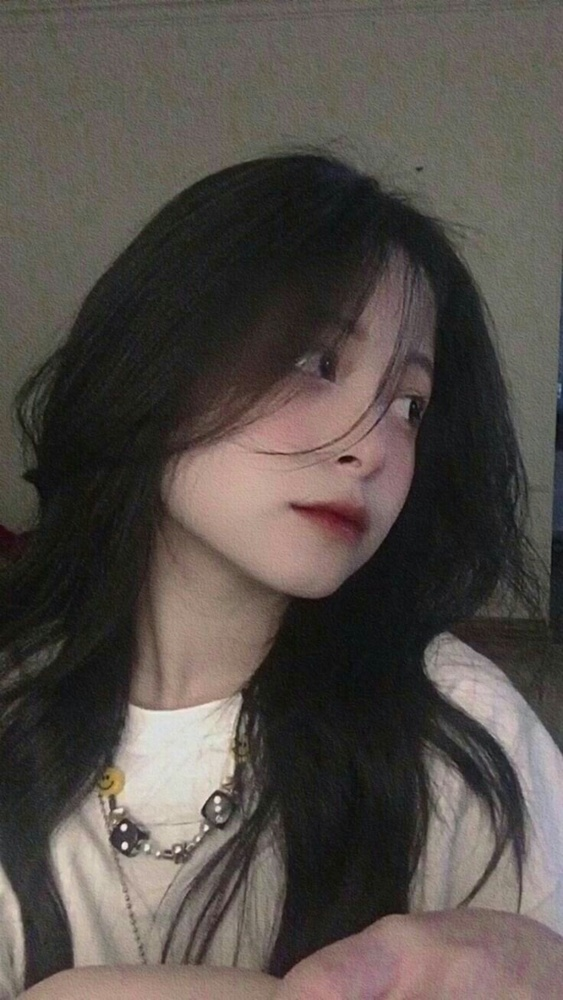
#> input picture CPV-github/images/Save = Follow Amyio.jpg, 563 x 1000 px, shrunk from 736 x 1308 before the run, found by its file name
$ python Lab02.py
#> lines starting #> are read from the running program, lines starting #| are printed output that depends on the picture; after the words box and inside, x2 and y2 are one past the last pixel; in counts of white or black regions, pixels touching at a corner belong together
'''
Function 1: color balance, to perform this function, the user needs to enter the necessary parameters to perform color balance. (can use the slider to represent it visually)
Function 2: Show histogram and enter the necessary information to perform histogram equalization.
Function 3: implement the median filter to remove noise in the image(salt and pepper noise)
Function 4: implement the Mean filter to remove noise in image (salt and pepper noise)
Function 5. implement Fourier transform to create high frequent noise in imgpath and use low pass filter (LPF) to remove noise.
'''

import cv2 as cv
import matplotlib.pyplot as plt
import numpy as np
from skimage.util import random_noise
from scipy import signal
from scipy.fft import fft2, ifft2

img_path = '../CPVFPT_git/CPV-github/images/Save = Follow Amyio.jpg'
img = cv.imread(img_path)
#> img is the input picture: shape (1000, 563, 3); mean B, G, R 74.4, 79.3, 86.1
#> the answer given: 1


# Function 1: color balance, to perform this function, the user needs to enter the necessary parameters to perform color balance. (can use the slider to represent it visually)
def nothing(x):
    pass  # --- window to have all the controls


def color_balance(img):
    name = "Controlers"
    img_hsv = cv.cvtColor(img, cv.COLOR_BGR2HSV)
#> img_hsv: shape (1000, 563, 3); mean H, S, V 40.9, 38.6, 86.9
    h, s, l = cv.split(img_hsv)
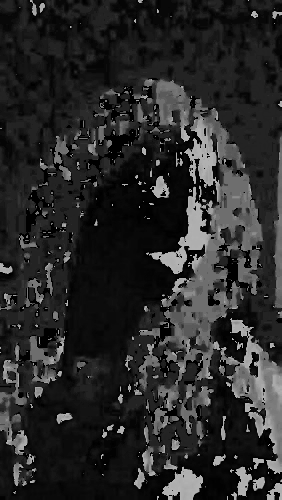
#> h: shape (1000, 563) (shown at 1/2 size); min 0, max 179, mean 40.9
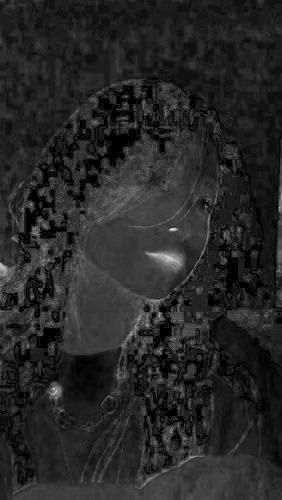
#> s: shape (1000, 563) (shown at 1/2 size); min 0, max 255, mean 38.6
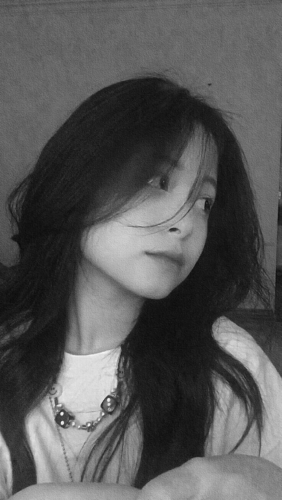
#> l: shape (1000, 563) (shown at 1/2 size); min 4, max 252, mean 86.9
    cv.namedWindow(name)
    cv.createTrackbar("H", name, 0, 255, nothing)
#> slider 'H' is set to 85
    # warning: overflow saturation at 255
    cv.createTrackbar("S", name, 0, 255, nothing)
#> slider 'S' is set to 85
    cv.createTrackbar("L", name, 0, 255, nothing)
#> slider 'L' is set to 51
    out = img.copy()

    while True:
        h = cv.getTrackbarPos("H", name)
        s = cv.getTrackbarPos("S", name)
        l = cv.getTrackbarPos("L", name)

        if h > 0:
            lim = 255 - h
            out[:, :, 0][img_hsv[:, :, 0] > lim] = 255
#> out: shape (1000, 563, 3); 3.67% of pixels changed, all inside (x1, y1, x2, y2) = (0, 0, 563, 1000)
            out[:, :, 0][img_hsv[:, :, 0] <= lim] = (h + img_hsv[:, :, 0][img_hsv[:, :, 0] <= lim]).astype(
                img_hsv.dtype)
        else:
            lim = 0 - h
            out[:, :, 0][img_hsv[:, :, 0] < lim] = 0
            out[:, :, 0][img_hsv[:, :, 0] >= lim] = (h + img_hsv[:, :, 0][img_hsv[:, :, 0] >= lim]).astype(
                img_hsv.dtype)

        if s > 0:
            lim = 255 - s
            out[:, :, 1][img_hsv[:, :, 1] > lim] = 255
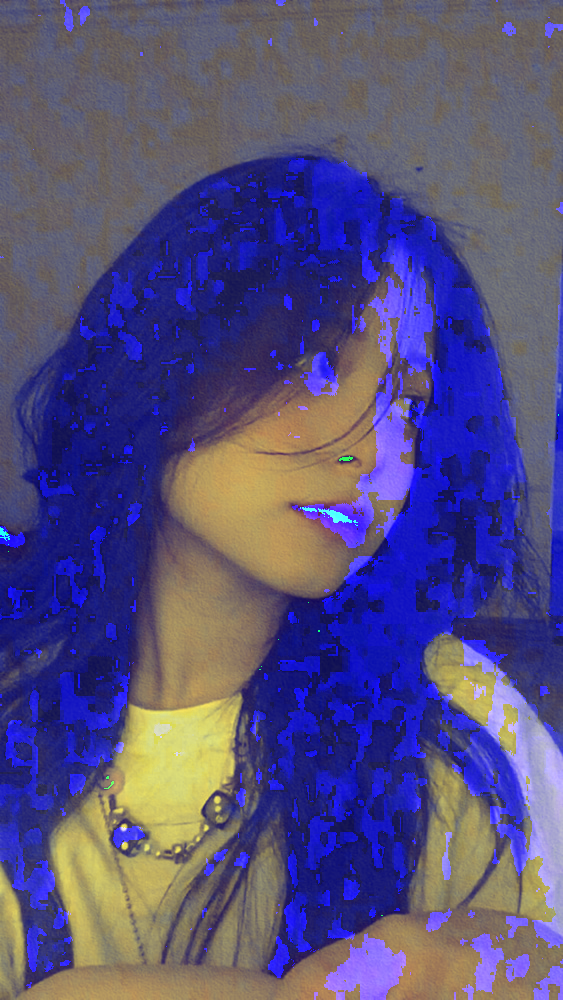
#> out: shape (1000, 563, 3); mean B, G, R 125.6, 79.5, 86.1
            out[:, :, 1][img_hsv[:, :, 1] <= lim] = (s + img_hsv[:, :, 1][img_hsv[:, :, 1] <= lim]).astype(
                img_hsv.dtype)
        else:
            lim = 0 - s
            out[:, :, 1][img_hsv[:, :, 1] < lim] = 0
            out[:, :, 1][img_hsv[:, :, 1] >= lim] = (s + img_hsv[:, :, 1][img_hsv[:, :, 1] >= lim]).astype(
                img_hsv.dtype)

        if l > 0:
            lim = 255 - l
            out[:, :, 2][img_hsv[:, :, 2] > lim] = 255
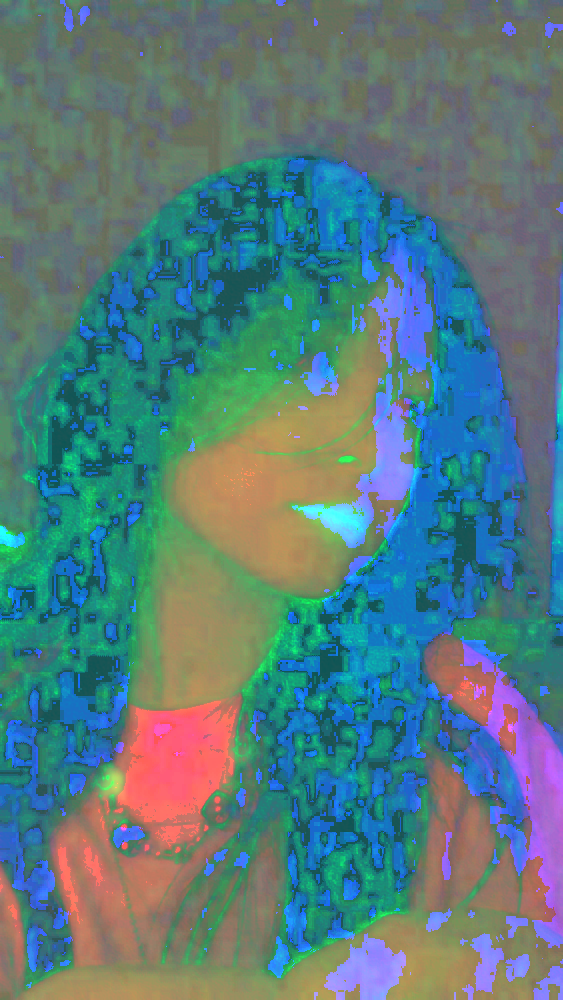
#> out: shape (1000, 563, 3); mean B, G, R 125.6, 123.6, 86.9
            out[:, :, 2][img_hsv[:, :, 2] <= lim] = (l + img_hsv[:, :, 2][img_hsv[:, :, 2] <= lim]).astype(
                img_hsv.dtype)
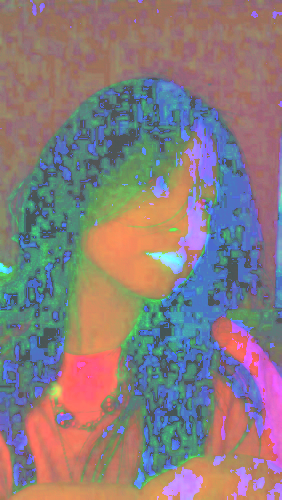
#> out: shape (1000, 563, 3) (shown at 1/2 size); mean B, G, R 125.6, 123.6, 137.7
        else:
            lim = 0 - l
            out[:, :, 2][img_hsv[:, :, 2] < lim] = 0
            out[:, :, 2][img_hsv[:, :, 2] >= lim] = (l + img_hsv[:, :, 2][img_hsv[:, :, 2] >= lim]).astype(
                img_hsv.dtype)

        out = cv.cvtColor(out, cv.COLOR_HSV2BGR)
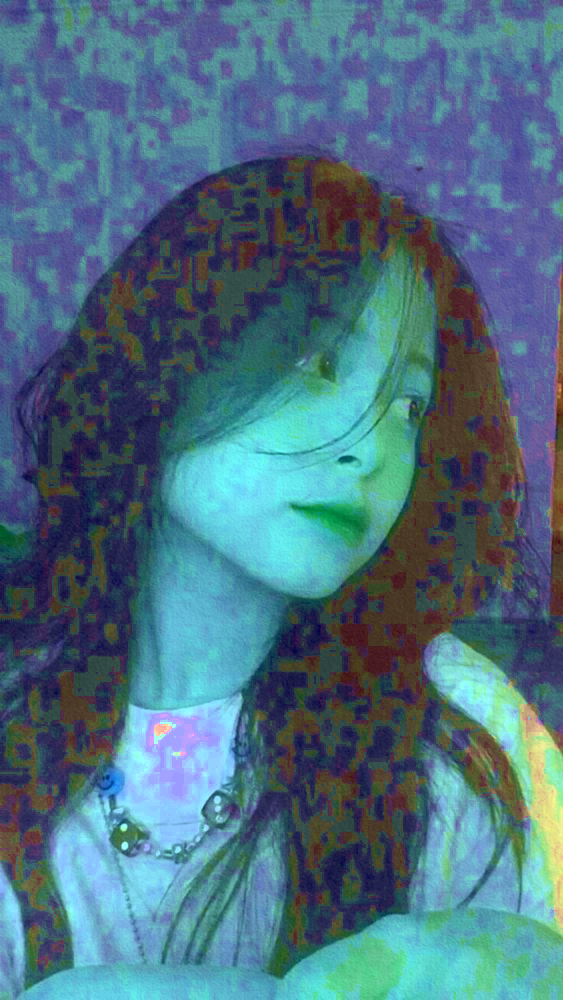
#> out: shape (1000, 563, 3); mean B, G, R 129, 111.6, 76.4
        cv.imshow("Original", img)
        cv.imshow("Color Balance", out)
        if cv.waitKey(1) & 0xFF == ord('q'):
#> (key q is pressed here)
            break
    cv.destroyAllWindows()


# Clips all channels identically.This preserves the overall color relationship while making highlights appear lighter and shadows appear darker.The Auto Contrast command uses this algorithm.
# [117 lines left out: functions Enhance_Monochromatic_Contrast, Enhance_Per_Channel_Contrast, Find_Dark_and_Light_Colors, histogram_equalizor, salt_pepper_noise, median_filter and 3 more, not called in this run]

'''def addSinunoidNoise(img):
    """
    add sinunoid noise demo
    :return:
    """
    f = np.fft.fft2(img)
    fshift = np.fft.fftshift(f)
    fft_shift = fshift
    rows,cols = fft_shift.shape
    fft_mag = 10*np.log(np.abs(fft_shift))
    #process freq spectrogram, create high response at 4 high freqs
    max_val = np.max(fft_shift)
    #print(max_val)
    delta = 5
    fft_shift[rows//4-delta:rows//4+delta,cols//4-delta:cols//4+delta] =max_val
    fft_shift[rows *3//4 - delta:rows*3//4 + delta, cols // 4 - delta:cols // 4 + delta] = max_val
    fft_shift[rows *3//4 - delta:rows*3//4 + delta, cols *3// 4 - delta:cols *3// 4 + delta] = max_val
    fft_shift[rows //4 - delta:rows//4 + delta, cols *3// 4 - delta:cols *3// 4 + delta] = max_val
    fft_noise_mag = 10 * np.log(np.abs(fft_shift))
    fft_ishift = np.fft.ifftshift(fft_shift)
    img_back = np.fft.ifft2(fft_ishift)
    img_back = np.abs(img_back).astype(np.uint8)
    cv.imshow('src',img)
    cv.imshow('src freq',fft_mag.astype(np.uint8))
    cv.imshow('noise img',img_back)
    cv.imshow('noise img freq',fft_noise_mag.astype(np.uint8))
    cv.waitKey(0)
    cv.destroyAllWindows()

    return img_back'''


# [37 lines left out: functions addSinunoidNoise, reconstruct_image, fourier_transform, not called in this run]

'''    color_balance(img)
    EMC = Enhance_Monochromatic_Contrast(img)
    EPCC = Enhance_Per_Channel_Contrast(img)
    FDLC = Find_Dark_and_Light_Colors(img)

    histogram_equalizor(img)
    median_filter(img)
    mean_filter(img)
    fourier_transform(img)

    cv.imshow('Enhance_Monochromatic_Contrast', EMC)
    cv.imshow('Enhance_Per_Channel_Contrast', EPCC)
    cv.imshow('Find_Dark_and_Light_Colors', FDLC)

    cv.waitKey(0)
    cv.destroyAllWindows()'''


def menu():
    print("1. Color Balance")
    print("2. Histogram Equalization")
    print("3. Median Filter")
    print("4. Mean Filter")
    print("5. Fourier Transform")
    print("6. Exit")
    print("|==================================================|")
    print("|===================  For fun:  ===================|")
    print("|==================================================|")
    print("|==============| 7. EMC, EPCC, FDLC |==============|")
    print("|===========| 8. Salt and pepper nois |============|")
    print("|==================================================|")
    print("Please select a function: ")

    choice = int(input())
    if 1 > choice or choice > 8:
        print("Invalid choice")
        menu()
    else:
        return choice
    return choice


def main():
    global noise_img, img
    choice = menu()
#> the answer given: 1

    if choice == 1:
        color_balance(img)
#> slider 'H' is set to 85
#> slider 'S' is set to 85
#> slider 'L' is set to 51
#> (key Esc is pressed here)
        main()
#> the answer given: 1
#> slider 'H' is set to 85
#> slider 'S' is set to 85
#> slider 'L' is set to 51
    elif choice == 2:
        histogram_equalizor(img)
        main()
    elif choice == 3:
        median_filter(noise_img)
        main()
    elif choice == 4:
        mean_filter(noise_img)
        main()
    elif choice == 5:
        fourier_transform()
        main()
    elif choice == 6:
        exit()
    elif choice == 7:
        #for fun
        EMC = Enhance_Monochromatic_Contrast(img)
        EPCC = Enhance_Per_Channel_Contrast(img)
        FDLC = Find_Dark_and_Light_Colors(img)
        cv.imshow('Enhance_Monochromatic_Contrast', EMC)
        cv.imshow('Enhance_Per_Channel_Contrast', EPCC)
        cv.imshow('Find_Dark_and_Light_Colors', FDLC)
        cv.waitKey(0)
        cv.destroyAllWindows()
        main()
    elif choice == 8:
        noise_img = salt_pepper_noise(img)
        main()
    else:
        print("Invalid choice")
        main()


if __name__ == '__main__':
    main()

$ run again, with CPV-github/images/Embe.jpg copied over CPV-github/images/Save = Follow Amyio.jpg
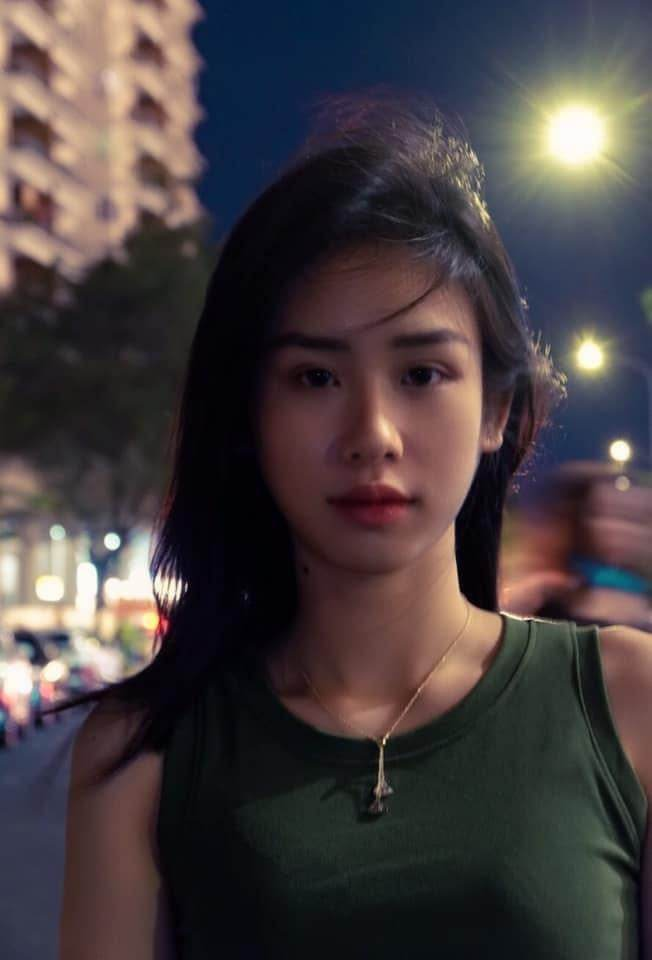
#> input picture CPV-github/images/Embe.jpg, 652 x 960 px, found by its file name
#> img is the input picture: shape (960, 652, 3); mean B, G, R 64.3, 62.6, 70.9
#> img_hsv: shape (960, 652, 3); mean H, S, V 88.5, 86.6, 79.5
#> in color_balance, `out[:, :, 2][img_hsv[:, :, 2] > lim] = 255`:
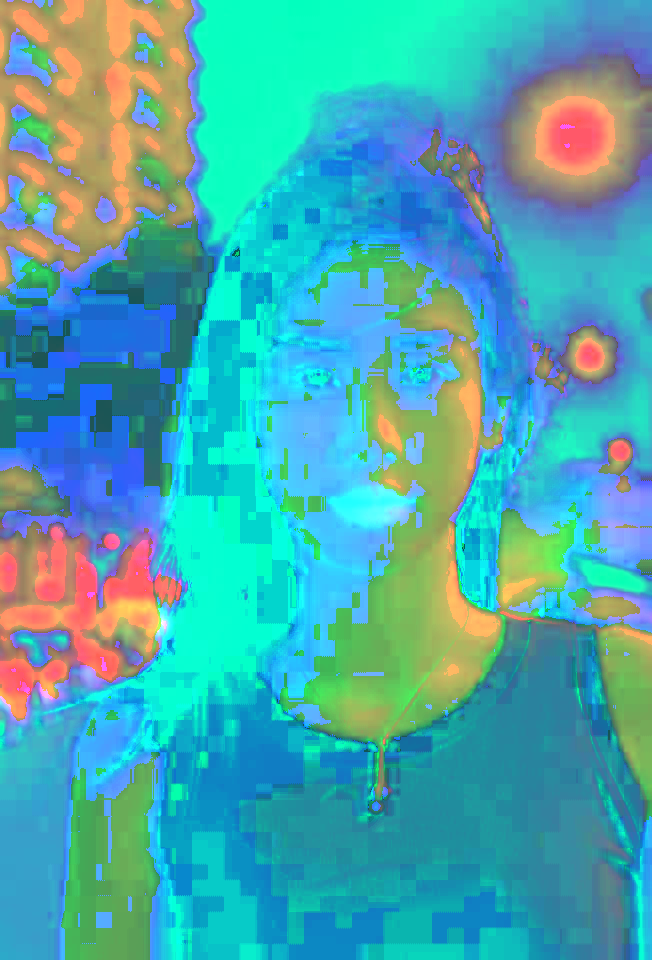
#> out: shape (960, 652, 3); mean B, G, R 173, 168.3, 72.1
#> in color_balance, `out = cv.cvtColor(out, cv.COLOR_HSV2BGR)`:
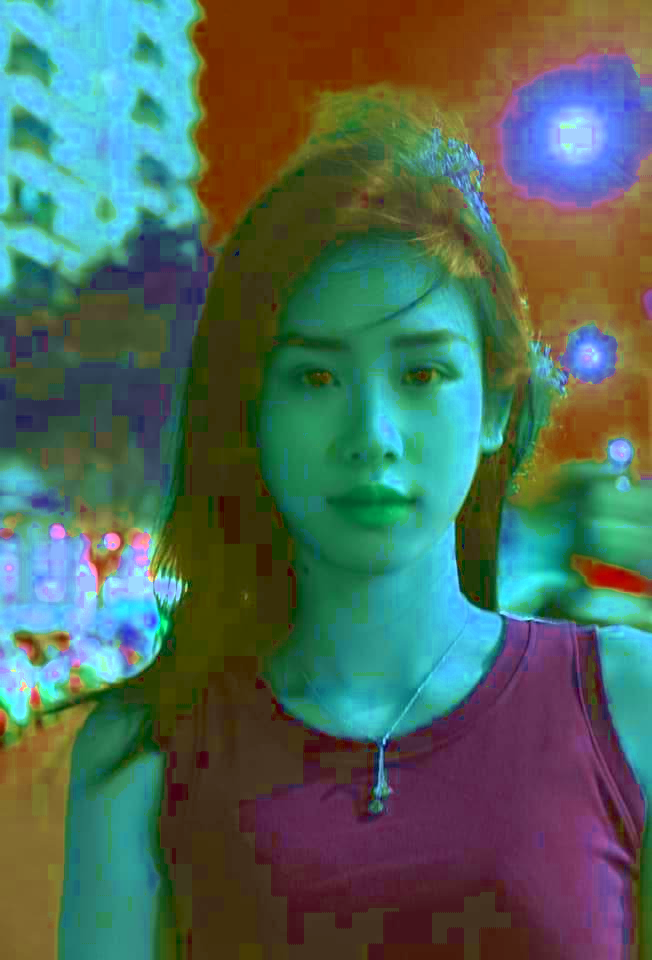
#> out: shape (960, 652, 3); mean B, G, R 89.7, 103.5, 79.5
